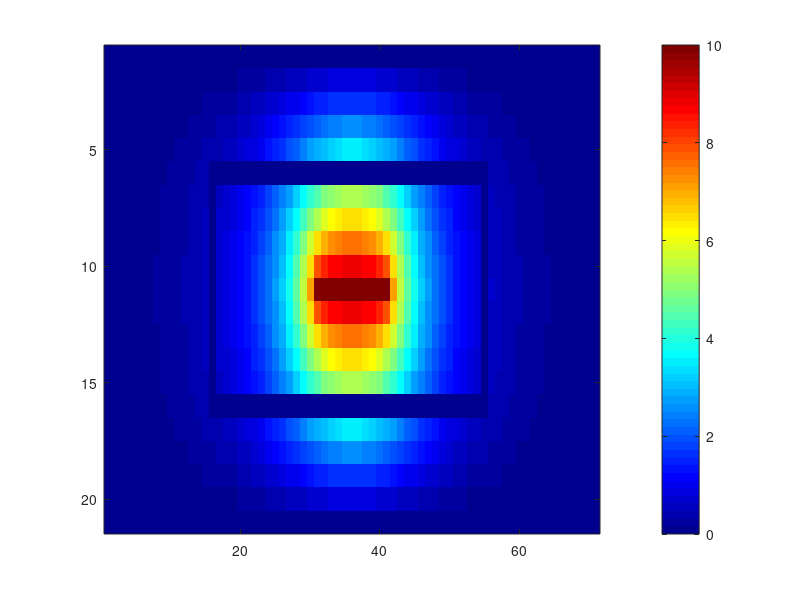
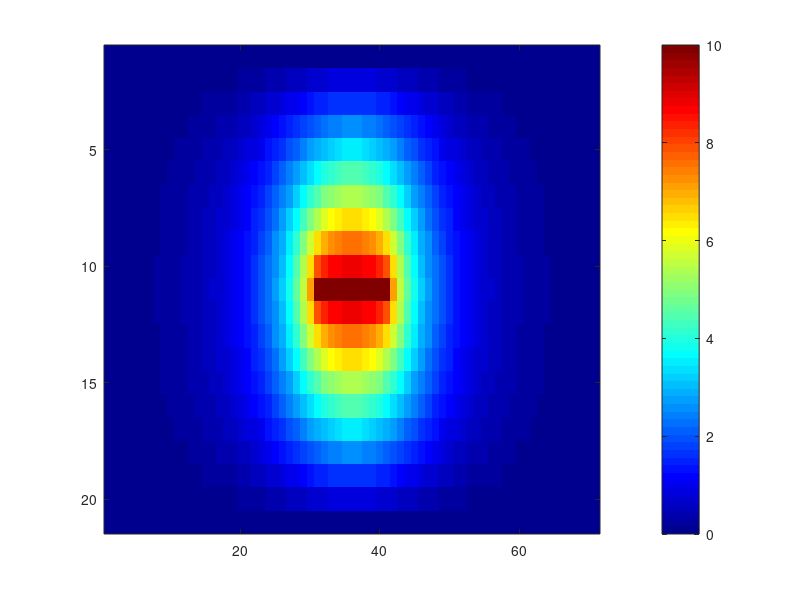

Write the MATLAB code that produced these figures, in order.
%EE471  Transmission Line 
clear;
clc;

%user-defined variables:
width = 7;          %width of cross section in m
height = 2;         %height of cross section in m
h = 0.1;            %mesh size in m
dieheight = 1;		%bottom dielectric's height in m
conwidth = 1;		%conductor strip width in m
                    %(note: conwidth/h should be even/odd if width/h is even/odd)
                    %(note: assume conductor height is negligible)
diepsr = 9.6;       %dielectric's relative permittivity
                    %(note: top medium is air)
conphi = 10;        %conductor's potential in V
eps0 = 8.854*10^(-12); %permittivity of free space in F/m
v0 = 299792458;     %speed of light in vacuum in m/s
l = 0;              %left edge potential in V
r = 0;              %right edge potential in V
t = 0;              %top edge potential in V
b = 0;              %bottom edge potential in V
airphi = 0;         %potential in air
contour = 2;        %set contour size, must be greater than 1


%x by y unknown points inside the rectangle
x = (width/h) - 1;
y = (height/h) - 1;
%dielectric height in terms of y
diey = dieheight/h;
%conductor width in terms of x
conx = (conwidth/h) + 1;
%points along the y axis above the dielectric
abovediey = y - diey;
%points along x axis on each side of the conductor
sideconx = (x - conx)/2;

%The below if statement checks that all parameters are legal before running. 
if (h>0 && mod(width,h)==0 && mod(width,h)==0 && mod(dieheight,h)==0 && mod(conwidth,h)==0 && mod(width-conwidth,h*2)==0 && width>h && height>h && dieheight>h && conwidth>=h && diey<=y-1 && conx<=x-2)

    %will run twice, first to find C with all air, second for C with dielectric
    for caprun = 1:2
        if(caprun==1)
            epsr=1;
        elseif(caprun==2)
            epsr=diepsr;
            cap0=cap;
            R0=R;
            phi0=phi;
            A0=A;
            B0=B;
        end
        
        %create matrix A and vector B for central difference method equation
        %in A*phi = B form
        A = zeros(x*y,x*y);
        B = zeros(x*y,1);
        
        %iterate through cross section's inner points
        %starting from left to right, top to bottom,
        for i = 1:x*y
            
            %find position along x axis and inverted y axis
            xposition = mod(i,x);
            yposition = fix(i/x)+1;
            if(xposition==0)
                xposition = x;
                yposition = yposition-1;
            end
            
            %conditional flags
            edgeleft=0;
            edgeright=0;
            edgetop=0;
            edgebottom=0;
            conleft=0;
            conright=0;
            contop=0;
            conbottom=0;
            atcon=0;
                      
            %if not at dielectric interface
            if(yposition~=abovediey+1)
                %subtract 4 times potential at center point
                A(i,i) = -4;
                
                %if directly above or below conductor
                if(xposition>sideconx && xposition<=sideconx+conx)
                    %if conductor next on bottom
                    if(yposition==abovediey)
                        B(i) = B(i) - conphi;
                        conbottom=1;
                        %if conductor next on top
                    elseif(yposition==abovediey+2)
                        B(i) = B(i) - conphi;
                        contop=1;
                    end
                end
                
                %subtract edge potential normally from Laplace equation if next to edge
                %if next to left edge
                if(xposition==1)
                    B(i) = B(i) - l;
                    edgeleft=1;
                end
                %if next to right edge
                if(xposition==x)
                    B(i) = B(i) - r;
                    edgeright=1;
                end
                %if next to top edge
                if(yposition==1)
                    B(i) = B(i) - t;
                    edgetop=1;
                end
                %if next to bottom edge
                if(yposition==y)
                    B(i) = B(i) - b;
                    edgebottom=1;
                end
                
                %add unknown neighbor potential normally if there is no edge or conductor
                %if no left edge
                if(edgeleft==0)
                    A(i,i-1) = 1;
                end
                %if no right edge
                if(edgeright==0)
                    A(i,i+1) = 1;
                end
                %if no top edge and no top conductor
                if(edgetop==0 && contop==0)
                    A(i,i-x) = 1;
                end
                %if no bottom edge and no bottom conductor
                if(edgebottom==0 && conbottom==0)
                    A(i,i+x) = 1;
                end
                
            else %if at dielectric interface
                %if between conductor and left/right edge
                if(xposition<=sideconx || xposition>sideconx+conx)
                    %subtract 4 times (epsilon_r + 1) times potential at center point
                    A(i,i) = -4*(epsr+1);
                    
                else %otherwise at conductor
                    A(i,i) = 1;
                    B(i) = conphi;
                    atcon=1;
                end
                
                %if not at conductor, perform operations
                if(atcon==0)
                    %if conductor next on right
                    if(xposition==sideconx)
                        B(i) = B(i) - (epsr+1)*conphi;
                        conright=1;
                        %if conductor next on left
                    elseif(xposition==sideconx+conx+1)
                        B(i) = B(i) - (epsr+1)*conphi;
                        conleft=1;
                    end
                    
                    %if also next to edges while at dielectric interface
                    %use interface equation
                    %if next to left edge
                    if(xposition==1)
                        B(i) = B(i) - (epsr+1)*l;
                        edgeleft=1;
                    end
                    %if next to right edge
                    if(xposition==x)
                        B(i) = B(i) - (epsr+1)*r;
                        edgeright=1;
                    end
                    %if next to top edge
                    if(yposition==1)
                        B(i) = B(i) - 2*t;
                        edgetop=1;
                    end
                    %if next to bottom edge
                    if(yposition==y)
                        B(i) = B(i) - 2*epsr*b;
                        edgebottom=1;
                    end
                    
                    %add unknown neighbor potential if there is no edge or conductor
                    %use interface equation
                    %if no left edge and no left conductor
                    if(edgeleft==0 && conleft==0)
                        A(i,i-1) = epsr+1;
                    end
                    %if no right edge and no right conductor
                    if(edgeright==0 && conright==0)
                        A(i,i+1) = epsr+1;
                    end
                    %if no top edge
                    if(edgetop==0)
                        A(i,i-x) = 2;
                    end
                    %if no bottom edge
                    if(edgebottom==0)
                        A(i,i+x) = 2*epsr;
                    end
                end
                
            end
            
        end
        
        
        %solve system of equations
        phi = A\B;
        
        
        %organize potentials graphically on rectangle R
        R = zeros(y+2,x+2);
        
        %insert arbitrary corner values
        corner = 0;
        R(1,1) = corner;
        R(1,x+2) = corner;
        R(y+2,1) = corner;
        R(y+2,x+2) = corner;
        
        %left
        for n = 2:y+1
            R(n,1)=l;
        end
        %right
        for n = 2:y+1
            R(n,x+2)=r;
        end
        %top
        for n = 2:x+1
            R(1,n)=t;
        end
        %bottom
        for n = 2:x+1
            R(y+2,n)=b;
        end
        
        n=1;
        for i = 2:y+1
            for j = 2:x+1
                R(i,j)= phi(n);
                n=n+1;
            end
        end
        
        %find capacitance using phi values in R matrix
        %initialize charge value
        q=0;
        %get x by y dimensions of R matrix
        newy=y+2;
        newx=x+2;
        %set capacitance contour edges about halfway between conductor and edge
        topcapy = fix((newy-diey)/contour)+1;
        bottomcapy = newy-fix(diey/contour);
        leftcapx = fix(((newx-conx)/2)/contour)+1;
        rightcapx = newx-leftcapx;
        
        %find charge based on contour
        %going from top to bottom along right and left sides of contour
        for i = topcapy+1:bottomcapy-1
            %if above dielectric interface
            if(i<newy-diey-1)
                q=q+eps0*(R(i,leftcapx-1)-R(i,leftcapx+1))/2;
                q=q+eps0*(R(i,rightcapx+1)-R(i,rightcapx-1))/2;
                %if at dielectric interface
            elseif(i==newy-diey-1)
                q=q+eps0*(R(i,leftcapx-1)-R(i,leftcapx+1))/4;
                q=q+epsr*eps0*(R(i,leftcapx-1)-R(i,leftcapx+1))/4;
                q=q+eps0*(R(i,rightcapx+1)-R(i,rightcapx-1))/4;
                q=q+epsr*eps0*(R(i,rightcapx+1)-R(i,rightcapx-1))/4;
                %if below dielectric interface
            else
                q=q+epsr*eps0*(R(i,leftcapx-1)-R(i,leftcapx+1))/2;
                q=q+epsr*eps0*(R(i,rightcapx+1)-R(i,rightcapx-1))/2;
            end
        end
        %going from left to right along top and bottom sides of contour
        for i = leftcapx+1:rightcapx-1
            %for top side
            q=q+eps0*(R(topcapy-1,i)-R(topcapy+1,i))/2;
            %for bottom side
            q=q+epsr*eps0*(R(bottomcapy+1,i)-R(bottomcapy-1,i))/2;
        end
        
        %calculate capacitance
        cap = -q/conphi;
        
    end
    
    %find impedance Z0
    Z0 = 1/(v0*sqrt(cap*cap0));
    %find velocity of propagation Vp
    Vp = v0*sqrt(cap0/cap);
    
    
    %display various values (warning: small mesh size may take long to display)
%     
%     A0
%     A
%     B0
%     B
%     phi0
%     phi
%     R0
%     R
    
    %create blank spaces to show contour on plot
    for i = topcapy:bottomcapy
        %for left side
        R(i,leftcapx)=0;
        %for right side
        R(i,rightcapx)=0;
    end
    for i = leftcapx:rightcapx
        %for top side
        R(topcapy,i)=0;
        %for bottom side
        R(bottomcapy,i)=0;
    end
    
    %display graphical rectangle
    figure(1)
    imagesc(R)
    hold on
    colormap(jet)
    colorbar
    figure(2) 
    imagesc(R0)
    colormap(jet)
    colorbar
%     quiver (x,y)
    %display parameters
    fprintf('Successfully Finished, Chosen Parameters: \n')
    fprintf('%.2f m by %.2f m cross section with %.4f m mesh size \n', width, height, h)
    fprintf('%.2f m high dielectric with %.2f m wide conductor centered on it \n', dieheight, conwidth)
    fprintf('Relative Permittivity of Dielectric: %.2f, Conductor Potential: %.2f V \n', epsr, conphi)
    fprintf('Edge Potentials: Left: %.2f V, Right: %.2f V, Top: %.2f V, Bottom: %.2f V \n\n', l, r, t, b)
    fprintf('Resulting Parameters: \n')
    fprintf('Capacitance with Dielectric: %d, Capacitance with All Air: %d \n', cap, cap0)
    fprintf('Characteristic Impedance: %3.2f, Velocity of Propagation: %d \n', Z0, Vp)

else
    fprintf('Error - Inappropriate Dimensions: \n')
    fprintf('%.2f m by %.2f m cross section with %.4f m mesh size \n', width, height, h)
    fprintf('%.2f m high dielectric with %.2f m wide conductor centered on it \n', dieheight, conwidth)
end